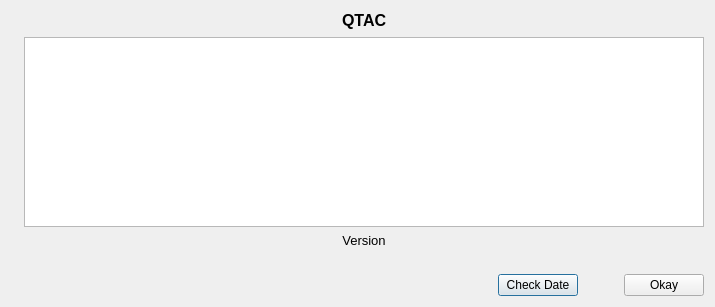
<?xml version="1.0" encoding="UTF-8"?>
<ui version="4.0">
 <class>AboutDialogClass</class>
 <widget class="QDialog" name="AboutDialogClass">
  <property name="windowModality">
   <enum>Qt::ApplicationModal</enum>
  </property>
  <property name="geometry">
   <rect>
    <x>0</x>
    <y>0</y>
    <width>715</width>
    <height>307</height>
   </rect>
  </property>
  <property name="windowTitle">
   <string>About %1</string>
  </property>
  <property name="windowIcon">
   <iconset>
    <normaloff>:/TAC.png</normaloff>:/TAC.png</iconset>
  </property>
  <property name="modal">
   <bool>true</bool>
  </property>
  <layout class="QVBoxLayout" name="verticalLayout_3">
   <item>
    <layout class="QHBoxLayout" name="horizontalLayout_2">
     <item>
      <widget class="QLabel" name="_backsplash">
       <property name="text">
        <string/>
       </property>
       <property name="pixmap">
        <pixmap resource="QCommon.qrc">:/QTAC-lg.png</pixmap>
       </property>
      </widget>
     </item>
     <item>
      <layout class="QVBoxLayout" name="verticalLayout_2">
       <item>
        <layout class="QVBoxLayout" name="verticalLayout">
         <item>
          <layout class="QHBoxLayout" name="horizontalLayout">
           <item>
            <spacer name="horizontalSpacer">
             <property name="orientation">
              <enum>Qt::Horizontal</enum>
             </property>
             <property name="sizeHint" stdset="0">
              <size>
               <width>40</width>
               <height>20</height>
              </size>
             </property>
            </spacer>
           </item>
           <item>
            <widget class="QLabel" name="_title">
             <property name="text">
              <string>&lt;html&gt;&lt;head/&gt;&lt;body&gt;&lt;p&gt;&lt;span style=&quot; font-size:12pt; font-weight:600;&quot;&gt;QTAC&lt;/span&gt;&lt;/p&gt;&lt;/body&gt;&lt;/html&gt;</string>
             </property>
            </widget>
           </item>
           <item>
            <spacer name="horizontalSpacer_2">
             <property name="orientation">
              <enum>Qt::Horizontal</enum>
             </property>
             <property name="sizeHint" stdset="0">
              <size>
               <width>40</width>
               <height>20</height>
              </size>
             </property>
            </spacer>
           </item>
          </layout>
         </item>
         <item>
          <widget class="QTextBrowser" name="_aboutText">
           <property name="html">
            <string>&lt;!DOCTYPE HTML PUBLIC &quot;-//W3C//DTD HTML 4.0//EN&quot; &quot;http://www.w3.org/TR/REC-html40/strict.dtd&quot;&gt;
&lt;html&gt;&lt;head&gt;&lt;meta name=&quot;qrichtext&quot; content=&quot;1&quot; /&gt;&lt;style type=&quot;text/css&quot;&gt;
p, li { white-space: pre-wrap; }
&lt;/style&gt;&lt;/head&gt;&lt;body style=&quot; font-family:'MS Shell Dlg 2'; font-size:8.25pt; font-weight:400; font-style:normal;&quot;&gt;
&lt;p style=&quot;-qt-paragraph-type:empty; margin-top:0px; margin-bottom:0px; margin-left:0px; margin-right:0px; -qt-block-indent:0; text-indent:0px;&quot;&gt;&lt;br /&gt;&lt;/p&gt;&lt;/body&gt;&lt;/html&gt;</string>
           </property>
           <property name="openLinks">
            <bool>false</bool>
           </property>
          </widget>
         </item>
        </layout>
       </item>
       <item>
        <widget class="QLabel" name="_versionLabel">
         <property name="font">
          <font>
           <pointsize>10</pointsize>
          </font>
         </property>
         <property name="text">
          <string>Version</string>
         </property>
         <property name="alignment">
          <set>Qt::AlignCenter</set>
         </property>
        </widget>
       </item>
      </layout>
     </item>
    </layout>
   </item>
   <item>
    <widget class="QLabel" name="_aboutLine2">
     <property name="text">
      <string/>
     </property>
    </widget>
   </item>
   <item>
    <layout class="QHBoxLayout" name="horizontalLayout_3">
     <item>
      <spacer name="horizontalSpacer_3">
       <property name="orientation">
        <enum>Qt::Horizontal</enum>
       </property>
       <property name="sizeHint" stdset="0">
        <size>
         <width>40</width>
         <height>20</height>
        </size>
       </property>
      </spacer>
     </item>
     <item>
      <widget class="QPushButton" name="_checkDateButton">
       <property name="text">
        <string>Check Date</string>
       </property>
      </widget>
     </item>
     <item>
      <spacer name="horizontalSpacer_4">
       <property name="orientation">
        <enum>Qt::Horizontal</enum>
       </property>
       <property name="sizeType">
        <enum>QSizePolicy::Fixed</enum>
       </property>
       <property name="sizeHint" stdset="0">
        <size>
         <width>40</width>
         <height>20</height>
        </size>
       </property>
      </spacer>
     </item>
     <item>
      <widget class="QPushButton" name="_okayButton">
       <property name="text">
        <string>Okay</string>
       </property>
      </widget>
     </item>
    </layout>
   </item>
  </layout>
 </widget>
 <resources>
  <include location="QCommon.qrc"/>
 </resources>
 <connections/>
</ui>
